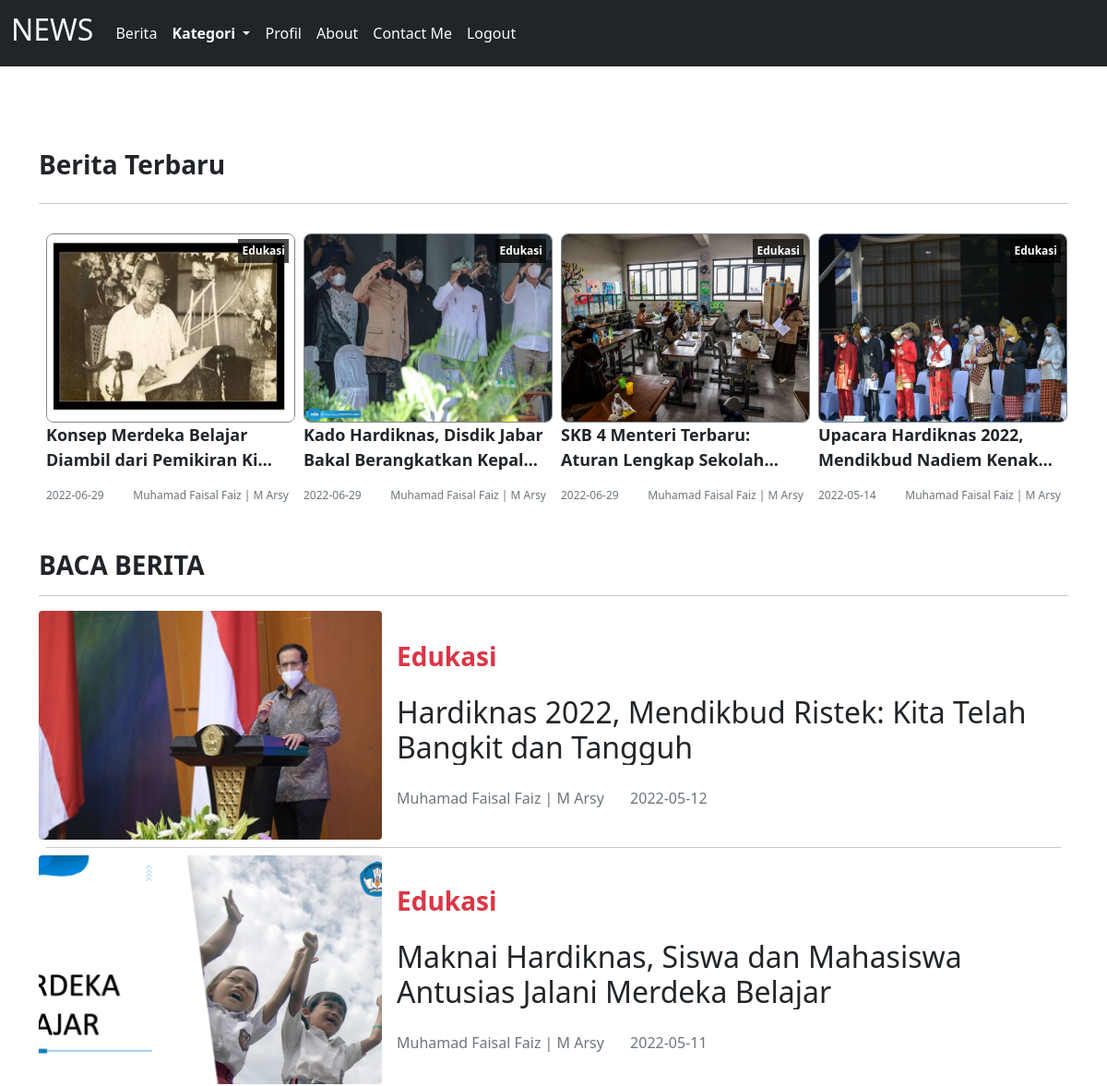
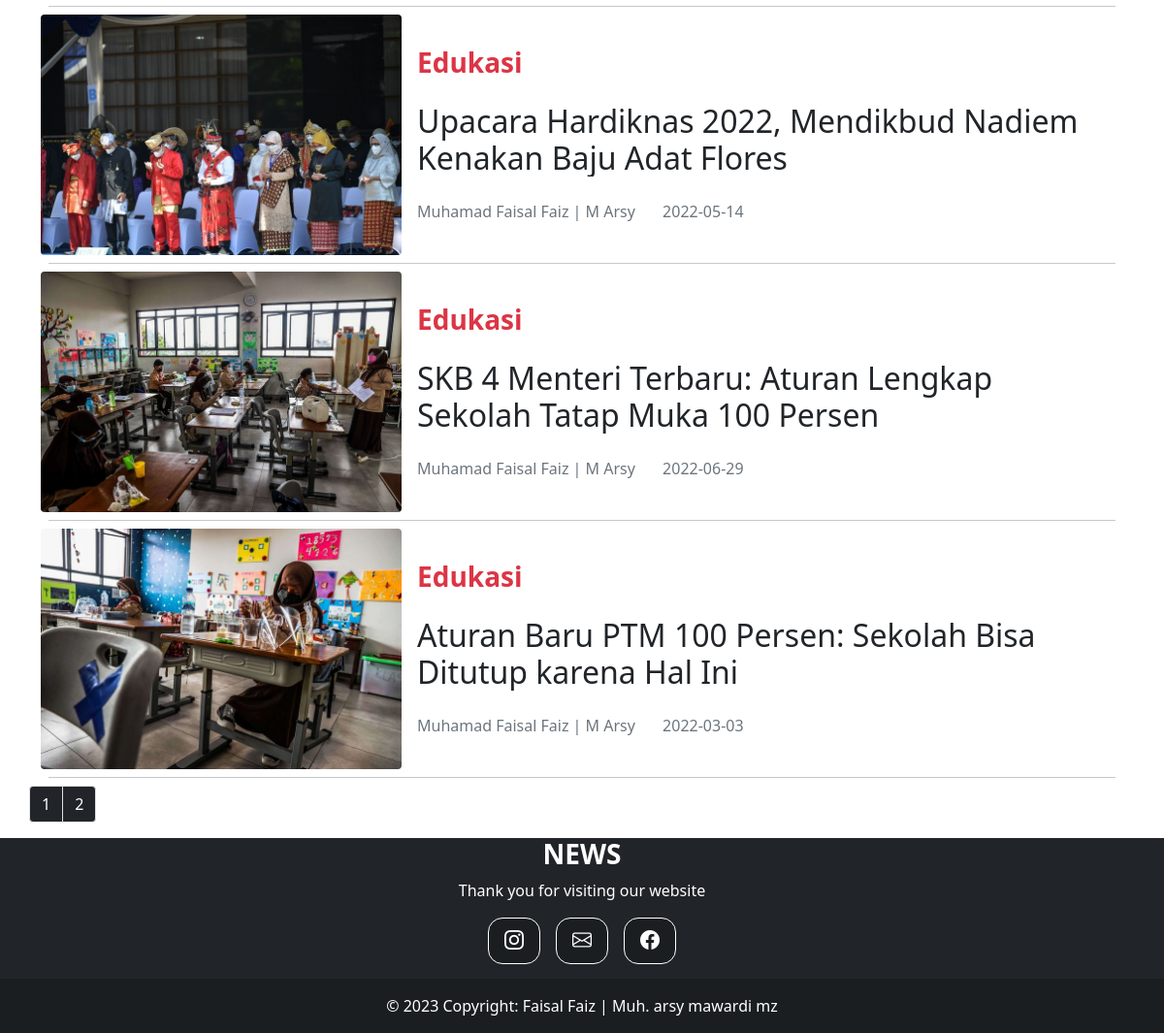
Screenshot of /kategoriedukasipage.php (signed in) with the database file from the repository (2 pictures, top to bottom).
### tables this page shows
CREATE TABLE `berita` (
  `id_berita` int(11) NOT NULL,
  `id_kategori` int(11) NOT NULL,
  `judul_berita` varchar(255) NOT NULL,
  `penulis_berita` varchar(255) NOT NULL,
  `tgl_berita` date NOT NULL,
  `isi_berita` text NOT NULL,
  `gambar_berita` varchar(255) NOT NULL
);

CREATE TABLE `kategori` (
  `id_kategori` int(11) NOT NULL,
  `nama_kategori` varchar(255) NOT NULL
);

### kategoriedukasipage.php (the view, shortened to what this page needs)
<?php
        include "koneksi.php";
        $id="edukasi";
        $limit = 5;
          if (isset($_GET["page"])) {
	          $page  = $_GET["page"];
	        }
      	  else{
	          $page=1;
	        };
        $start_from = ($page-1) * $limit;
?>
<!DOCTYPE html>
<html lang="en">
<head>
     <link rel="stylesheet" href="css/bootstrap.min.css">
     <link rel="stylesheet" href="css/bootstrap.css">
     <link rel="stylesheet" href="assets/style/style.css">
     <link rel="stylesheet" href="https://cdn.jsdelivr.net/npm/bootstrap-icons@1.8.1/font/bootstrap-icons.css">
</head>
<body>
<nav class="navbar navbar-expand-lg navbar-light bg-dark ">
        <div class="container-fluid">
          <a class="navbar-brand text-light" href="#"><h2>NEWS</h2></a>
          <div class="collapse navbar-collapse" id="navbarNav">
            <ul class="navbar-nav justify-content-center">
              <li class="nav-item">
                <a class="nav-link text-light" href="user/indexuser.php">Berita</a>
              </li>
              <li class="nav-item dropdown">
               <a class="nav-link dropdown-toggle nav-link text-light fw-bold" href="#" id="navbarDropdownMenuLink" role="button" data-bs-toggle="dropdown" aria-expanded="false">
               Kategori
          </a>
              </li>
              <li class="nav-item">
                <a class="nav-link text-light" href="user/indexprofil.php">Profil</a>
              </li>
              <li class="nav-item">
                <a class="nav-link text-light" href="aboutpage.php">About</a>
              </li>
              <li class="nav-item">
                <a class="nav-link text-light" href="contactpage.php">Contact Me</a>
              </li>
              <li class="nav-item">
                <a class="nav-link text-light" href="logout.php">Logout</a>
              </li>
            </ul>
          </div>
        </div>
      </nav>
    <section id="content">
    <div class="container" style="margin-top:50px;">
    <div class="d-flex justify-content-between">
      <h3 class="fw-bold">Berita Terbaru</h3>
      </div>
      <hr>
    <div class="row row-cols-1 row-cols-md-3 row-cols-2 row-cols-lg-4 g-4 g-lg-3 m-0 w-100">
        <?php
            $query= $koneksi->query("SELECT * FROM berita INNER JOIN kategori ON berita.id_kategori=kategori.id_kategori WHERE nama_kategori='$id' ORDER BY tgl_berita DESC LIMIT 4");
            while ($data=mysqli_fetch_array($query))  {
        ?>
                <div class="col">
                    <div class="card border-0 h-100 mb-2 mb-md-4">
                        <span class="label-category p-1"><?=$data['nama_kategori']?></span>
                        <img src="images/<?=$data['gambar_berita']?>" alt="" class="thumbnail-latets" style="height:100%">
                        <div class="card-body p-0">
                            <p class="card-title-latets mb-2 mb-md-3 multi-line-truncate"><?=$data['judul_berita']?></p>
                            <div class="d-flex justify-content-between">
                                <small class="text-muted"><?= $data['tgl_berita']?></small>
                                <small class="text-muted"><?= $data['penulis_berita']?></small>
                            </div>
                        </div>
                    </div>
                </div>
                <?php
            }
                ?>
    </div>
             <div id="content-news" class="row" style="margin-top:50px;">
                <div class="col-12 col-md-12">
                    <h3 class="fw-bold">BACA BERITA</h3>
                    <hr>
                     <?php
                      $result = mysqli_query($koneksi,"SELECT * FROM berita INNER JOIN kategori ON berita.id_kategori=kategori.id_kategori WHERE nama_kategori='$id' ORDER BY id_berita DESC LIMIT $start_from, $limit");
                      while ($data=mysqli_fetch_array($result))  {
                      ?>
                      <div class="card border-0 w-100">
                          <div class="row g-0 align-items-center">
                            <div class="col-md-4 col-4 position-relative">
                                <img src="images/<?=$data['gambar_berita']?>" class="img-fluid rounded my-auto" style="width:400px; heigth:100%;">
                            </div>
                            <div class="col-md-8 col-8">
                                <div class="card-body p-2 p-md-3">
                                    <h3 class="text-danger fw-bold list-label"><?=$data['nama_kategori']?></h3>
                                    <h2 class="card-title multi-line-truncate list-judul my-lg-4"><?=$data['judul_berita']?></h2>
                                    <large class="text-muted penulis me-4"><?=$data['penulis_berita']?></large>
                                    <large class="text-muted"><?=$data['tgl_berita']?></large>
                                </div>
                            </div>
                         </div>
                        <hr class="m-2">
                    </div>
                      <?php
        }
        ?>
</div>
<?php
$result_db = mysqli_query($koneksi,"SELECT COUNT(*) as jumlah FROM berita WHERE id_kategori ='6'");
$row_db = mysqli_fetch_row($result_db);
$total_records = $row_db[0];
$total_pages = ceil($total_records / $limit);
$pagLink = "<ul class='pagination'>";
for ($i=1; $i<=$total_pages; $i++) {
              $pagLink .= "<li class='page-item'><a class='page-link bg-dark text-white' href='kategoriedukasipage.php?page=".$i."'>".$i."</a></li>";
}
echo $pagLink . "</ul>";
?>
            </div>
</div>
<?php
include "footer.php";
?>
    </body>
    </html>

### assets/style/style.css (style rules this page uses)
section#content { margin-top: 90px; }
small { font-size: 12px; }
.thumbnail-latets { width: 270px; height: 176px; border-radius: 8px; border: 1px solid #7D858C; }
.label-category { position: absolute; top: 6px; right: 0; font-weight: bold; background-color: rgba(0, 0, 0, .7); color: white; font-size: 12px; }
.card-title-latets { font-size: 18px; font-weight: bold; }
.multi-line-truncate { display: -webkit-box; -webkit-box-orient: vertical; -webkit-line-clamp: 2; overflow: hidden; }

### rows the page displays
berita: id_kategori.nama_kategori "Edukasi", gambar_berita (picture), judul_berita "Konsep Merdeka Belajar Diambil dari Pemikiran…", tgl_berita "2022-06-29", penulis_berita "Muhamad Faisal Faiz | M Arsy"
berita: id_kategori.nama_kategori "Edukasi", gambar_berita (picture), judul_berita "Kado Hardiknas, Disdik Jabar Bakal Berangkatkan…", tgl_berita "2022-06-29", penulis_berita "Muhamad Faisal Faiz | M Arsy"
berita: id_kategori.nama_kategori "Edukasi", gambar_berita (picture), judul_berita "SKB 4 Menteri Terbaru: Aturan Lengkap…", tgl_berita "2022-06-29", penulis_berita "Muhamad Faisal Faiz | M Arsy", judul_berita "SKB 4 Menteri Terbaru: Aturan Lengkap Sekolah Tatap Muka 100 Persen"
berita: id_kategori.nama_kategori "Edukasi", gambar_berita (picture), judul_berita "Upacara Hardiknas 2022, Mendikbud Nadiem…", tgl_berita "2022-05-14", penulis_berita "Muhamad Faisal Faiz | M Arsy", judul_berita "Upacara Hardiknas 2022, Mendikbud Nadiem Kenakan Baju Adat Flores"
berita: gambar_berita (picture), id_kategori.nama_kategori "Edukasi", judul_berita "Hardiknas 2022, Mendikbud Ristek: Kita Telah Bangkit dan Tangguh", penulis_berita "Muhamad Faisal Faiz | M Arsy", tgl_berita "2022-05-12"
berita: gambar_berita (picture), id_kategori.nama_kategori "Edukasi", judul_berita "Maknai Hardiknas, Siswa dan Mahasiswa Antusias Jalani Merdeka Belajar", penulis_berita "Muhamad Faisal Faiz | M Arsy", tgl_berita "2022-05-11"
berita: gambar_berita (picture), id_kategori.nama_kategori "Edukasi", judul_berita "Aturan Baru PTM 100 Persen: Sekolah Bisa Ditutup karena Hal Ini", penulis_berita "Muhamad Faisal Faiz | M Arsy", tgl_berita "2022-03-03"
